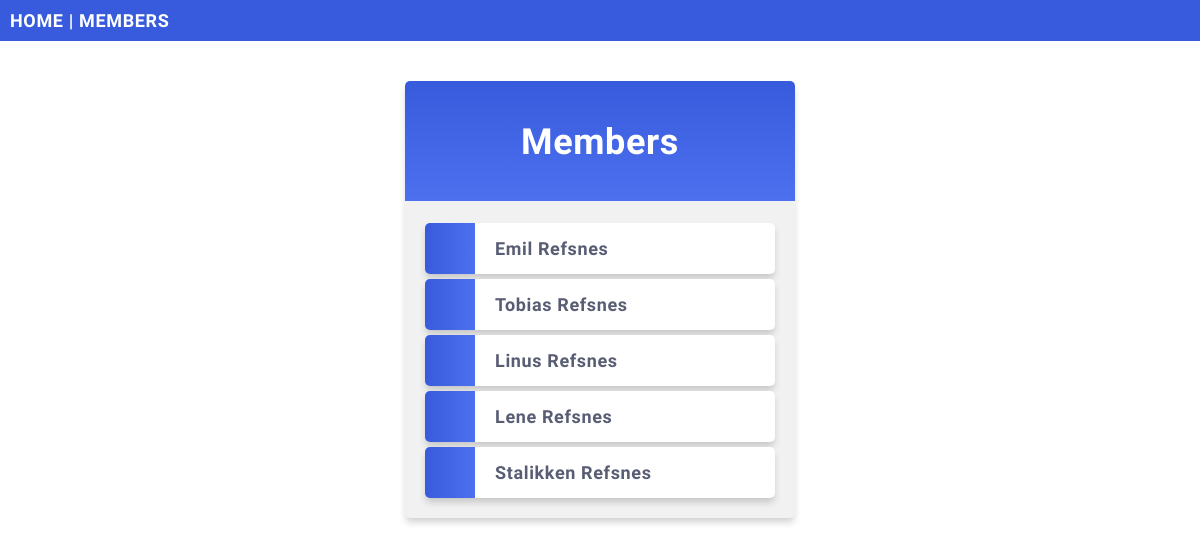
/members/, run on an earlier commit of the app's database.
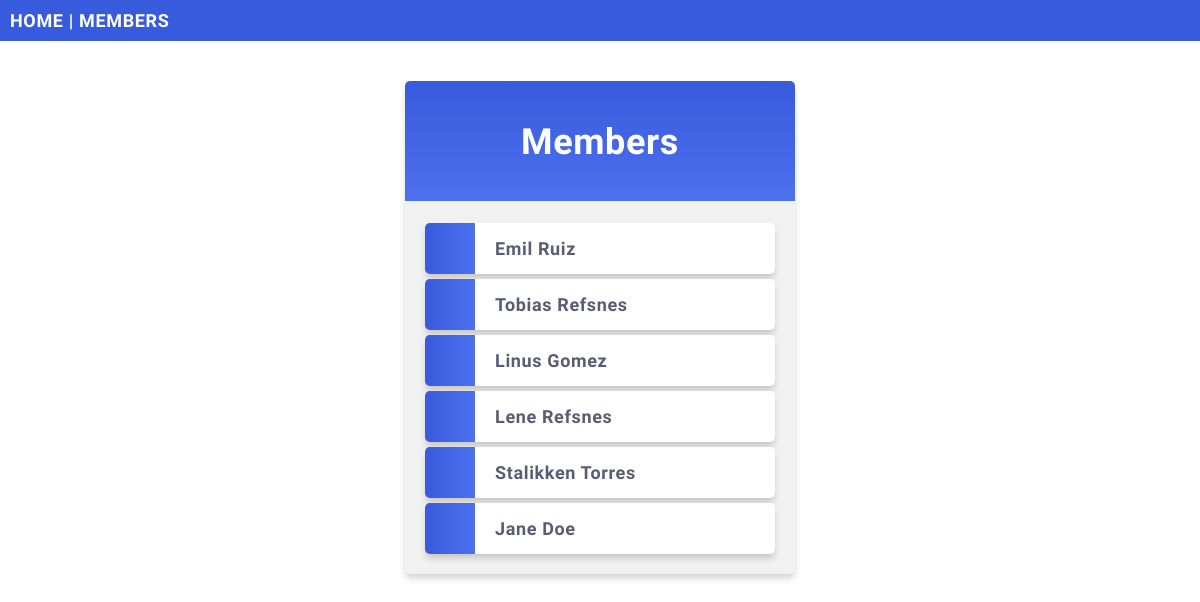
And on a later commit of the database.
### members/models.py (models this page shows, shortened)
class Member(models.Model):
    firstname = models.CharField(max_length=255)
    lastname = models.CharField(max_length=255)
    age = models.IntegerField(null=True)
    joined_date = models.DateField(null=True)

### members/views.py (the view)
# urls.py: path('', include('members.urls')),
def members(request):
    mymembers = Member.objects.all().values()
    template = loader.get_template('all_members.html')
    context = {
        'mymembers': mymembers,
    }
    return HttpResponse(template.render(context,request))

### members/templates/all_members.html (shortened to what this page needs)
{% extends "master.html" %}
{% block content %}
<div class="mycard">
  <h1>Members</h1>
  <ul>
    {% for x in mymembers %}
      <li onclick="window.location = 'details/{{ x.id }}'">{{ x.firstname }} {{ x.lastname }}</li>
    {% endfor %}
  </ul>
</div>
{% endblock %}

### members/templates/master.html (shortened to what this page needs)
{% load static %}
<!DOCTYPE html>
<html lang="en">
<head>
    <link rel="stylesheet" href="{% static 'mystyles.css'%}">
</head>
<body>
    <div class="topnav">
        <a href="/">HOME</a> |
        <a href="/members">MEMBERS</a>
    </div>
    {% block content %}
    {% endblock %}
</body>
</html>

### mystaticfiles/mystyles.css (style rules this page uses)
body { margin:0; font: 600 18px 'Source Sans Pro', sans-serif; letter-spacing: 0.64px; color: #585d74; }
.topnav { background-color:#375BDC; color:#ffffff; padding:10px; }
.topnav a:link, .topnav a:visited { text-decoration: none; color: #ffffff; }
.mycard { background-color: #f1f1f1; background-image: linear-gradient(to bottom, #375BDC, #4D70EF); background-size: 100% 120px; background-repeat: no-repeat; margin: 40px auto; width: 350px; border-radius: 5px; box-shadow: 0 5px 7px -1px rgba(51, 51, 51, 0.23); padding: 20px; }
.mycard h1 { text-align: center; color:#ffffff; margin:20px 0 60px 0; }
ul { list-style-type: none; padding: 0; margin: 0; }
li { background-color: #ffffff; background-image: linear-gradient(to right, #375BDC, #4D70EF); background-size: 50px 60px; background-repeat: no-repeat; cursor: pointer; transition: transform .25s; border-radius: 5px; box-shadow: 0 5px 7px -1px rgba(51, 51, 51, 0.23); padding: 15px; padding-left: 70px; margin-top: 5px; }
a:link, a:visited { color: #375BDC; }

What changed in the data, as far as the page shows it:
changed Member "Emil": lastname "Refsnes" → "Ruiz"
changed Member "Linus": lastname "Refsnes" → "Gomez"
changed Member "Stalikken": lastname "Refsnes" → "Torres"
added Member: firstname "Jane", lastname "Doe"
